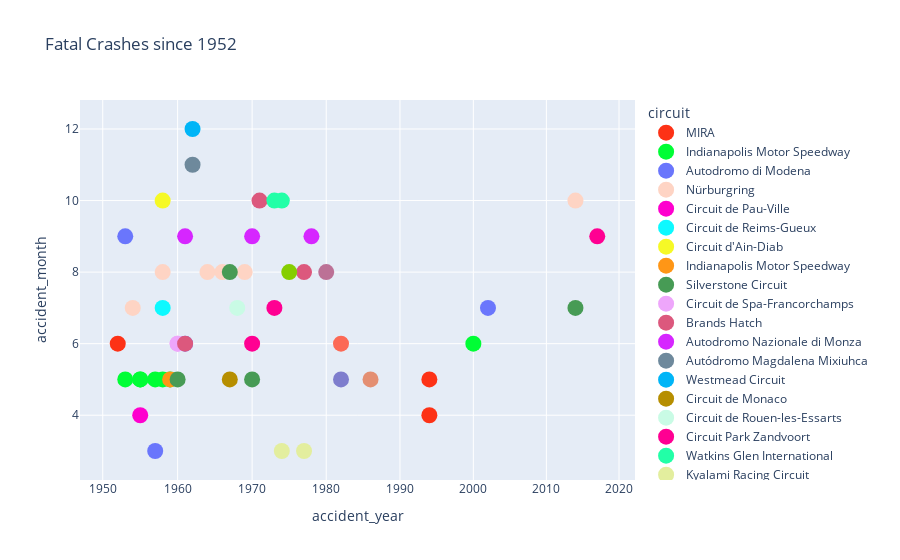

Notebook cell for this chart:
### Code cell
#Plot bubble chart 

fig = px.scatter(crash_encoded, x="accident_year", y="accident_month", color= "circuit", title="Fatal Crashes since 1952", hover_name="driver", log_x=True, size_max=60, color_discrete_sequence=px.colors.qualitative.Light24)
fig.update_traces(marker=dict(size=16))
fig.show()

### Figure 1 — Plotly figure (JSON) as saved in the notebook; plotly's stock layout.template omitted (floating-point values rounded to 4 significant figures)
{"data": [{"hovertemplate": "<b>%{hovertext}</b><br><br>circuit=MIRA<br>accident_year=%{x}<br>accident_month=%{y}<extra></extra>", "hovertext": ["Cameron Earl"], "legendgroup": "MIRA", "marker": {"color": "#FD3216", "size": 16, "symbol": "circle"}, "mode": "markers", "name": "MIRA", "orientation": "v", "showlegend": true, "type": "scatter", "x": [1952], "xaxis": "x", "y": [6], "yaxis": "y"}, {"hovertemplate": "<b>%{hovertext}</b><br><br>circuit=Indianapolis Motor Speedway<br>accident_year=%{x}<br>accident_month=%{y}<extra></extra>", "hovertext": ["Chet Miller", "Manny Ayulo", "Bill Vukovich", " Keith Andrews", "Pat O'Connor", "Jerry Unser Jr."], "legendgroup": "Indianapolis Motor Speedway", "marker": {"color": "#00FE35", "size": 16, "symbol": "circle"}, "mode": "markers", "name": "Indianapolis Motor Speedway", "orientation": "v", "showlegend": true, "type": "scatter", "x": [1953, 1955, 1955, 1957, 1958, 1959], "xaxis": "x", "y": [5, 5, 5, 5, 5, 5], "yaxis": "y"}, {"hovertemplate": "<b>%{hovertext}</b><br><br>circuit=Autodromo di Modena<br>accident_year=%{x}<br>accident_month=%{y}<extra></extra>", "hovertext": ["Charles de Tornaco", "Eugenio Castellotti", "Giulio Cabianca"], "legendgroup": "Autodromo di Modena", "marker": {"color": "#6A76FC", "size": 16, "symbol": "circle"}, "mode": "markers", "name": "Autodromo di Modena", "orientation": "v", "showlegend": true, "type": "scatter", "x": [1953, 1957, 1961], "xaxis": "x", "y": [9, 3, 6], "yaxis": "y"}, {"hovertemplate": "<b>%{hovertext}</b><br><br>circuit=Nürburgring<br>accident_year=%{x}<br>accident_month=%{y}<extra></extra>", "hovertext": ["Onofre Marimón", "Peter Collins", "Carel Godin de Beaufort", "John Taylor", "Gerhard Mitter"], "legendgroup": "Nürburgring", "marker": {"color": "#FED4C4", "size": 16, "symbol": "circle"}, "mode": "markers", "name": "Nürburgring", "orientation": "v", "showlegend": true, "type": "scatter", "x": [1954, 1958, 1964, 1966, 1969], "xaxis": "x", "y": [7, 8, 8, 8, 8], "yaxis": "y"}, {"hovertemplate": "<b>%{hovertext}</b><br><br>circuit=Circuit de Pau-Ville<br>accident_year=%{x}<br>accident_month=%{y}<extra></extra>", "hovertext": ["Mario Alborghetti"], "legendgroup": "Circuit de Pau-Ville", "marker": {"color": "#FE00CE", "size": 16, "symbol": "circle"}, "mode": "markers", "name": "Circuit de Pau-Ville", "orientation": "v", "showlegend": true, "type": "scatter", "x": [1955], "xaxis": "x", "y": [4], "yaxis": "y"}, {"hovertemplate": "<b>%{hovertext}</b><br><br>circuit=Circuit de Reims-Gueux<br>accident_year=%{x}<br>accident_month=%{y}<extra></extra>", "hovertext": ["Luigi Musso"], "legendgroup": "Circuit de Reims-Gueux", "marker": {"color": "#0DF9FF", "size": 16, "symbol": "circle"}, "mode": "markers", "name": "Circuit de Reims-Gueux", "orientation": "v", "showlegend": true, "type": "scatter", "x": [1958], "xaxis": "x", "y": [7], "yaxis": "y"}, {"hovertemplate": "<b>%{hovertext}</b><br><br>circuit=Circuit d'Ain-Diab<br>accident_year=%{x}<br>accident_month=%{y}<extra></extra>", "hovertext": ["Stuart Lewis-Evans"], "legendgroup": "Circuit d'Ain-Diab", "marker": {"color": "#F6F926", "size": 16, "symbol": "circle"}, "mode": "markers", "name": "Circuit d'Ain-Diab", "orientation": "v", "showlegend": true, "type": "scatter", "x": [1958], "xaxis": "x", "y": [10], "yaxis": "y"}, {"hovertemplate": "<b>%{hovertext}</b><br><br>circuit=Indianapolis Motor Speedway\t<br>accident_year=%{x}<br>accident_month=%{y}<extra></extra>", "hovertext": ["Bob Cortner"], "legendgroup": "Indianapolis Motor Speedway\t", "marker": {"color": "#FF9616", "size": 16, "symbol": "circle"}, "mode": "markers", "name": "Indianapolis Motor Speedway\t", "orientation": "v", "showlegend": true, "type": "scatter", "x": [1959], "xaxis": "x", "y": [5], "yaxis": "y"}, {"hovertemplate": "<b>%{hovertext}</b><br><br>circuit=Silverstone Circuit<br>accident_year=%{x}<br>accident_month=%{y}<extra></extra>", "hovertext": ["Harry Schell", "Bob Anderson", "Martin Brain", "Denis Welch"], "legendgroup": "Silverstone Circuit", "marker": {"color": "#479B55", "size": 16, "symbol": "circle"}, "mode": "markers", "name": "Silverstone Circuit", "orientation": "v", "showlegend": true, "type": "scatter", "x": [1960, 1967, 1970, 2014], "xaxis": "x", "y": [5, 8, 5, 7], "yaxis": "y"}, {"hovertemplate": "<b>%{hovertext}</b><br><br>circuit=Circuit de Spa-Francorchamps<br>accident_year=%{x}<br>accident_month=%{y}<extra></extra>", "hovertext": ["Chris Bristow", "Alan Stacey"], "legendgroup": "Circuit de Spa-Francorchamps", "marker": {"color": "#EEA6FB", "size": 16, "symbol": "circle"}, "mode": "markers", "name": "Circuit de Spa-Francorchamps", "orientation": "v", "showlegend": true, "type": "scatter", "x": [1960, 1960], "xaxis": "x", "y": [6, 6], "yaxis": "y"}, {"hovertemplate": "<b>%{hovertext}</b><br><br>circuit=Brands Hatch<br>accident_year=%{x}<br>accident_month=%{y}<extra></extra>", "hovertext": ["Shane Summers", "Jo Siffert", "Brian McGuire"], "legendgroup": "Brands Hatch", "marker": {"color": "#DC587D", "size": 16, "symbol": "circle"}, "mode": "markers", "name": "Brands Hatch", "orientation": "v", "showlegend": true, "type": "scatter", "x": [1961, 1971, 1977], "xaxis": "x", "y": [6, 10, 8], "yaxis": "y"}, {"hovertemplate": "<b>%{hovertext}</b><br><br>circuit=Autodromo Nazionale di Monza<br>accident_year=%{x}<br>accident_month=%{y}<extra></extra>", "hovertext": ["Wolfgang von Trips", "Jochen Rindt", "Ronnie Peterson"], "legendgroup": "Autodromo Nazionale di Monza", "marker": {"color": "#D626FF", "size": 16, "symbol": "circle"}, "mode": "markers", "name": "Autodromo Nazionale di Monza", "orientation": "v", "showlegend": true, "type": "scatter", "x": [1961, 1970, 1978], "xaxis": "x", "y": [9, 9, 9], "yaxis": "y"}, {"hovertemplate": "<b>%{hovertext}</b><br><br>circuit=Autódromo Magdalena Mixiuhca<br>accident_year=%{x}<br>accident_month=%{y}<extra></extra>", "hovertext": ["Ricardo Rodríguez"], "legendgroup": "Autódromo Magdalena Mixiuhca", "marker": {"color": "#6E899C", "size": 16, "symbol": "circle"}, "mode": "markers", "name": "Autódromo Magdalena Mixiuhca", "orientation": "v", "showlegend": true, "type": "scatter", "x": [1962], "xaxis": "x", "y": [11], "yaxis": "y"}, {"hovertemplate": "<b>%{hovertext}</b><br><br>circuit=Westmead Circuit<br>accident_year=%{x}<br>accident_month=%{y}<extra></extra>", "hovertext": ["Gary Hocking"], "legendgroup": "Westmead Circuit", "marker": {"color": "#00B5F7", "size": 16, "symbol": "circle"}, "mode": "markers", "name": "Westmead Circuit", "orientation": "v", "showlegend": true, "type": "scatter", "x": [1962], "xaxis": "x", "y": [12], "yaxis": "y"}, {"hovertemplate": "<b>%{hovertext}</b><br><br>circuit=Circuit de Monaco<br>accident_year=%{x}<br>accident_month=%{y}<extra></extra>", "hovertext": ["Lorenzo Bandini"], "legendgroup": "Circuit de Monaco", "marker": {"color": "#B68E00", "size": 16, "symbol": "circle"}, "mode": "markers", "name": "Circuit de Monaco", "orientation": "v", "showlegend": true, "type": "scatter", "x": [1967], "xaxis": "x", "y": [5], "yaxis": "y"}, {"hovertemplate": "<b>%{hovertext}</b><br><br>circuit=Circuit de Rouen-les-Essarts<br>accident_year=%{x}<br>accident_month=%{y}<extra></extra>", "hovertext": ["Jo Schlesser"], "legendgroup": "Circuit de Rouen-les-Essarts", "marker": {"color": "#C9FBE5", "size": 16, "symbol": "circle"}, "mode": "markers", "name": "Circuit de Rouen-les-Essarts", "orientation": "v", "showlegend": true, "type": "scatter", "x": [1968], "xaxis": "x", "y": [7], "yaxis": "y"}, {"hovertemplate": "<b>%{hovertext}</b><br><br>circuit=Circuit Park Zandvoort<br>accident_year=%{x}<br>accident_month=%{y}<extra></extra>", "hovertext": ["Piers Courage", "Roger Williamson", "David Ferrer"], "legendgroup": "Circuit Park Zandvoort", "marker": {"color": "#FF0092", "size": 16, "symbol": "circle"}, "mode": "markers", "name": "Circuit Park Zandvoort", "orientation": "v", "showlegend": true, "type": "scatter", "x": [1970, 1973, 2017], "xaxis": "x", "y": [6, 7, 9], "yaxis": "y"}, {"hovertemplate": "<b>%{hovertext}</b><br><br>circuit=Watkins Glen International<br>accident_year=%{x}<br>accident_month=%{y}<extra></extra>", "hovertext": ["François Cevert", "Helmuth Koinigg"], "legendgroup": "Watkins Glen International", "marker": {"color": "#22FFA7", "size": 16, "symbol": "circle"}, "mode": "markers", "name": "Watkins Glen International", "orientation": "v", "showlegend": true, "type": "scatter", "x": [1973, 1974], "xaxis": "x", "y": [10, 10], "yaxis": "y"}, {"hovertemplate": "<b>%{hovertext}</b><br><br>circuit=Kyalami Racing Circuit<br>accident_year=%{x}<br>accident_month=%{y}<extra></extra>", "hovertext": ["Peter Revson", "Tom Pryce"], "legendgroup": "Kyalami Racing Circuit", "marker": {"color": "#E3EE9E", "size": 16, "symbol": "circle"}, "mode": "markers", "name": "Kyalami Racing Circuit", "orientation": "v", "showlegend": true, "type": "scatter", "x": [1974, 1977], "xaxis": "x", "y": [3, 3], "yaxis": "y"}, {"hovertemplate": "<b>%{hovertext}</b><br><br>circuit=Österreichring<br>accident_year=%{x}<br>accident_month=%{y}<extra></extra>", "hovertext": ["Mark Donohue"], "legendgroup": "Österreichring", "marker": {"color": "#86CE00", "size": 16, "symbol": "circle"}, "mode": "markers", "name": "Österreichring", "orientation": "v", "showlegend": true, "type": "scatter", "x": [1975], "xaxis": "x", "y": [8], "yaxis": "y"}, {"hovertemplate": "<b>%{hovertext}</b><br><br>circuit=Hockenheimring<br>accident_year=%{x}<br>accident_month=%{y}<extra></extra>", "hovertext": ["Patrick Depailler"], "legendgroup": "Hockenheimring", "marker": {"color": "#BC7196", "size": 16, "symbol": "circle"}, "mode": "markers", "name": "Hockenheimring", "orientation": "v", "showlegend": true, "type": "scatter", "x": [1980], "xaxis": "x", "y": [8], "yaxis": "y"}, {"hovertemplate": "<b>%{hovertext}</b><br><br>circuit=Circuit Zolder<br>accident_year=%{x}<br>accident_month=%{y}<extra></extra>", "hovertext": [" Gilles Villeneuve"], "legendgroup": "Circuit Zolder", "marker": {"color": "#7E7DCD", "size": 16, "symbol": "circle"}, "mode": "markers", "name": "Circuit Zolder", "orientation": "v", "showlegend": true, "type": "scatter", "x": [1982], "xaxis": "x", "y": [5], "yaxis": "y"}, {"hovertemplate": "<b>%{hovertext}</b><br><br>circuit=Circuit Gilles Villeneuve<br>accident_year=%{x}<br>accident_month=%{y}<extra></extra>", "hovertext": ["Riccardo Paletti"], "legendgroup": "Circuit Gilles Villeneuve", "marker": {"color": "#FC6955", "size": 16, "symbol": "circle"}, "mode": "markers", "name": "Circuit Gilles Villeneuve", "orientation": "v", "showlegend": true, "type": "scatter", "x": [1982], "xaxis": "x", "y": [6], "yaxis": "y"}, {"hovertemplate": "<b>%{hovertext}</b><br><br>circuit=Circuit Paul Ricard<br>accident_year=%{x}<br>accident_month=%{y}<extra></extra>", "hovertext": ["Elio de Angelis"], "legendgroup": "Circuit Paul Ricard", "marker": {"color": "#E48F72", "size": 16, "symbol": "circle"}, "mode": "markers", "name": "Circuit Paul Ricard", "orientation": "v", "showlegend": true, "type": "scatter", "x": [1986], "xaxis": "x", "y": [5], "yaxis": "y"}, {"hovertemplate": "<b>%{hovertext}</b><br><br>circuit=Autodromo Enzo e Dino<br>accident_year=%{x}<br>accident_month=%{y}<extra></extra>", "hovertext": ["Roland Ratzenberger", "Ayrton Senna"], "legendgroup": "Autodromo Enzo e Dino", "marker": {"color": "#FD3216", "size": 16, "symbol": "circle"}, "mode": "markers", "name": "Autodromo Enzo e Dino", "orientation": "v", "showlegend": true, "type": "scatter", "x": [1994, 1994], "xaxis": "x", "y": [4, 5], "yaxis": "y"}, {"hovertemplate": "<b>%{hovertext}</b><br><br>circuit=Goodwood Hillclimb<br>accident_year=%{x}<br>accident_month=%{y}<extra></extra>", "hovertext": ["John Dawson-Damer"], "legendgroup": "Goodwood Hillclimb", "marker": {"color": "#00FE35", "size": 16, "symbol": "circle"}, "mode": "markers", "name": "Goodwood Hillclimb", "orientation": "v", "showlegend": true, "type": "scatter", "x": [2000], "xaxis": "x", "y": [6], "yaxis": "y"}, {"hovertemplate": "<b>%{hovertext}</b><br><br>circuit=Autodrom Most<br>accident_year=%{x}<br>accident_month=%{y}<extra></extra>", "hovertext": ["Fritz Glatz"], "legendgroup": "Autodrom Most", "marker": {"color": "#6A76FC", "size": 16, "symbol": "circle"}, "mode": "markers", "name": "Autodrom Most", "orientation": "v", "showlegend": true, "type": "scatter", "x": [2002], "xaxis": "x", "y": [7], "yaxis": "y"}, {"hovertemplate": "<b>%{hovertext}</b><br><br>circuit=Suzuka International Racing Course<br>accident_year=%{x}<br>accident_month=%{y}<extra></extra>", "hovertext": ["Jules Bianchi"], "legendgroup": "Suzuka International Racing Course", "marker": {"color": "#FED4C4", "size": 16, "symbol": "circle"}, "mode": "markers", "name": "Suzuka International Racing Course", "orientation": "v", "showlegend": true, "type": "scatter", "x": [2014], "xaxis": "x", "y": [10], "yaxis": "y"}], "layout": {"legend": {"title": {"text": "circuit"}, "tracegroupgap": 0}, "title": {"text": "Fatal Crashes since 1952"}, "xaxis": {"anchor": "y", "domain": [0, 1], "title": {"text": "accident_year"}, "type": "log"}, "yaxis": {"anchor": "x", "domain": [0, 1], "title": {"text": "accident_month"}}}}
